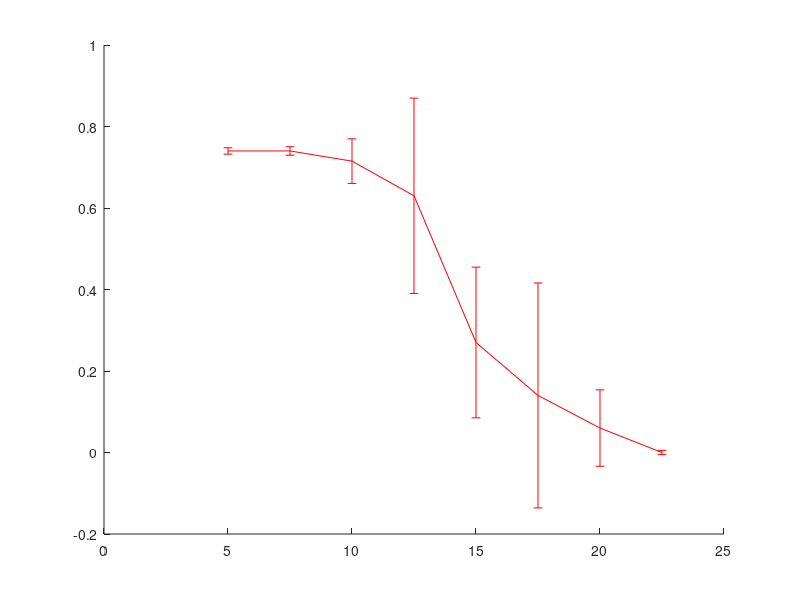

Source code (MATLAB): (Note: this script raises an error after producing the figure.)
clear all;
rng('shuffle');
number = rand;%used to differenciate the experiments
disp(['Starting experiment number ',num2str(number)]);

n = 1;
smooth_radius = 20;
m = 11;
d_min = 5;
d_max = 30;
tTime = 1000;

params.improved_circ = false;
params.improved_rx = 2;%1: Qi+, 2: Qi++, other: regular Qi 1.0
params.improved_tx = false;

params.R = [0.025;30];
params.miEnv = 1.256627e-06;
params.maxCurrent = 0.06;
params.env = 'STEIN_ENV.mat';
params.endProb = 0.00175;
params.beta = 0.5;

params.greedy = 0;

%reference values
ref_eff = [0.74, 0.74, 0.715, 0.63, 0.27, 0.14, 0.06, 0];
ref_err = [0.0078, 0.0104, 0.0547, 0.2396, 0.1849, 0.2760, 0.0938, 0.0052];
ref_dist = [5, 7.50, 10.00, 12.5, 15.0, 17.5, 20.0, 22.5];

figure;
hold on;
errorbar(ref_dist,ref_eff,ref_err,'r');

eff = zeros(n,m);

for i=1:n
	[t_TX, BC_TX1, BC_TX2, t_RX, CC_RX, t_W, W,Ir] = simulate_STEIN(params);
	%converting time to distance
	d_TX = ((tTime-t_TX)*d_min + d_max*t_TX)/tTime;
	d_RX = ((tTime-t_RX)*d_min + d_max*t_RX)/tTime;
	%adjusting the length of the vectors 
	sCC_RX = reduceSeries(CC_RX, smooth_radius, m);
	sBC_TX1 = reduceSeries(BC_TX1, smooth_radius, m);
	sBC_TX2 = reduceSeries(BC_TX2, smooth_radius, m);
	%calculating the efficiency
	eff(i,:) = (abs(params.R(2).*sCC_RX.^2)./(abs(params.R(1).*sBC_TX1.^2)...
		+abs(params.R(1).*sBC_TX2.^2)+abs(params.R(2).*sCC_RX.^2)))';
end


if n==1
	plot(linspace(d_min,d_max,m),eff,'b');
else
	errorbar(linspace(d_min,d_max,m),mean(eff),std(eff),'b');
end
ylim([0 inf]);
title(['Exp number ',num2str(number)]);
xlabel('Distance (mm)','FontSize',14,'FontWeight','bold')
ylabel('Efficiency','FontSize',14,'FontWeight','bold')

%calculating the normalized mean square error
mse = sqrt(sum((mean(eff)-[ref_eff,zeros(1,length(mean(eff))-length(ref_eff))]).^2))/(length(mean(eff))*mean(ref_eff));

disp(['Finishing experiment number ',num2str(number)]);
disp(['normalized mean square error: ',num2str(mse*100),'%']);
